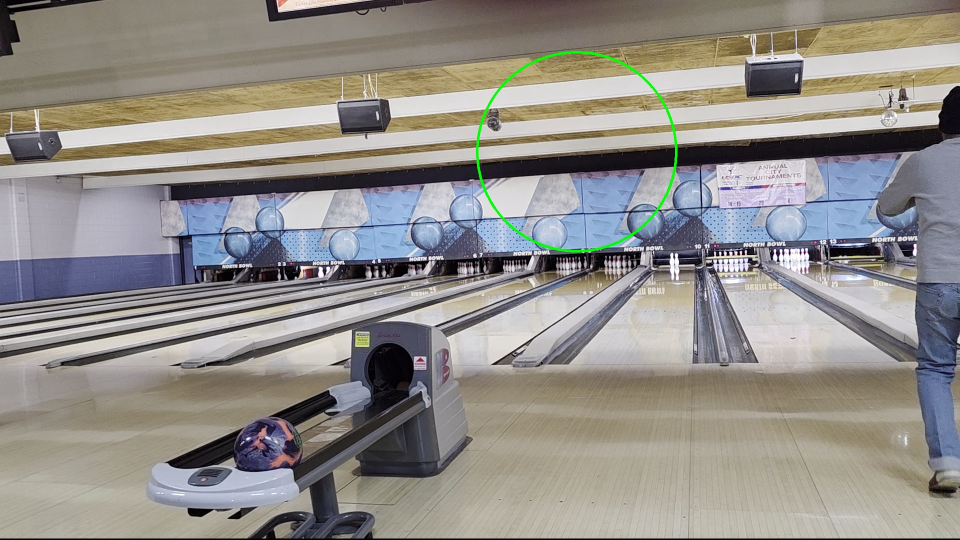
#> input picture backend/outputs/20260123_145635_frame0000_detected.jpg, 1920 x 1080 px (shown at 1/2 size); its folder holds only this picture in this run
$ python adjust_detected_frame.py
#> lines starting #> are read from the running program, lines starting #| are printed output that depends on the picture; after the words box and inside, x2 and y2 are one past the last pixel; in counts of white or black regions, pixels touching at a corner belong together
#> in main, img is the input picture: shape (1080, 1920, 3); mean B, G, R 137.9, 142.3, 145.4
#!/usr/bin/env python3
"""Adjust a detected overlay image by a relative offset.

Finds the green detection overlay in a *_detected.jpg file, computes
an adjusted center by shifting left 10% of radius and down 40% of radius,
and writes an adjusted image with a red circle and crosshair.
"""
import glob
import os
import sys
import cv2
import numpy as np

HERE = os.path.dirname(__file__)
OUT_DIR = os.path.join(HERE, "outputs")


def find_detected_image(path=None):
    if path and os.path.exists(path):
        return path
    # prefer frame0000 if present
    candidates = sorted(glob.glob(os.path.join(OUT_DIR, "*_frame0000_detected.jpg")))
    if candidates:
        return candidates[0]
    # fallback to any *_detected.jpg
    candidates = sorted(glob.glob(os.path.join(OUT_DIR, "*_detected.jpg")))
    return candidates[0] if candidates else None


def find_green_circle(img):
    hsv = cv2.cvtColor(img, cv2.COLOR_BGR2HSV)
#> hsv: shape (1080, 1920, 3); mean H, S, V 61.9, 43.4, 153.1
    # loose green range to catch annotation (may be anti-aliased)
    lower = np.array([40, 40, 40])
    upper = np.array([80, 255, 255])
    mask = cv2.inRange(hsv, lower, upper)
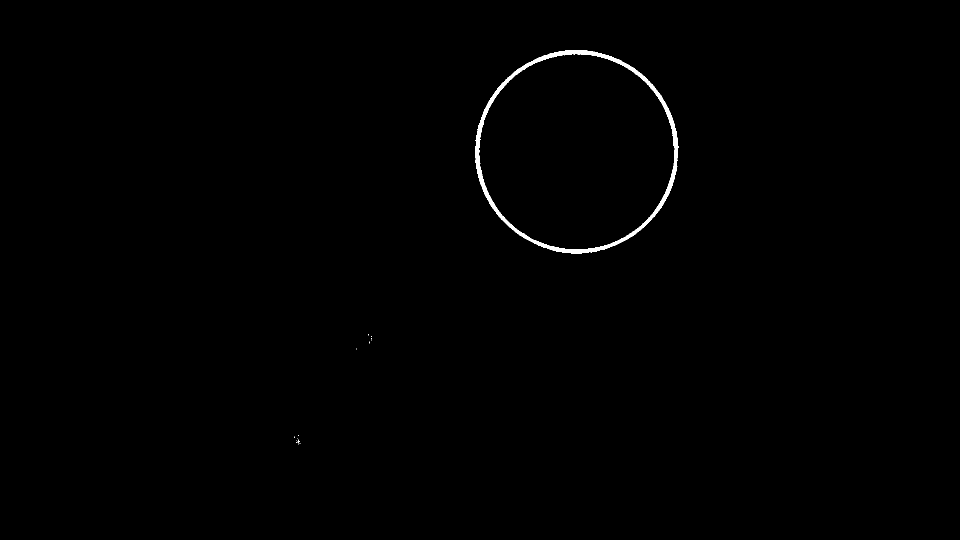
#> mask: shape (1080, 1920) (shown at 1/2 size); 0.43% white; 17 white regions (16 under 20 px), largest, box (x1, y1, x2, y2) and area: (951, 101, 1357, 507) 8954
    kernel = cv2.getStructuringElement(cv2.MORPH_ELLIPSE, (5, 5))
    mask = cv2.morphologyEx(mask, cv2.MORPH_CLOSE, kernel)
#> mask: shape (1080, 1920); 0.44% white; 9 white regions (7 under 20 px)
    contours, _ = cv2.findContours(mask, cv2.RETR_EXTERNAL, cv2.CHAIN_APPROX_SIMPLE)
#> contours = 9 contours, 7 with area under 20; largest, box (x1, y1, x2, y2) and area: (951, 101, 1357, 507) 128214, (592, 877, 600, 890) 24
    if not contours:
        return None
    best = max(contours, key=cv2.contourArea)
#> best = contour of 587 points, box (x1, y1, x2, y2) (951, 101, 1357, 507), area 128214
    ((cx, cy), r) = cv2.minEnclosingCircle(best)
#> cx = 1153; cy = 303; r = 203.3
    return int(cx), int(cy), int(r)


def hough_fallback(img):
    gray = cv2.cvtColor(img, cv2.COLOR_BGR2GRAY)
    gray = cv2.GaussianBlur(gray, (7, 7), 0)
    circles = cv2.HoughCircles(gray, cv2.HOUGH_GRADIENT, dp=1.2, minDist=50, param1=50, param2=30, minRadius=6, maxRadius=600)
    if circles is None:
        return None
    c = circles[0]
    best = max(c, key=lambda x: x[2])
    return int(best[0]), int(best[1]), int(best[2])


def main():
    arg = sys.argv[1] if len(sys.argv) > 1 else None
    img_path = find_detected_image(arg)
    if not img_path:
        print("No detected image found in backend/outputs")
        return
    print("Using:", img_path)
    img = cv2.imread(img_path)
    if img is None:
        print("Failed to read image:", img_path)
        return

    found = find_green_circle(img)
#> found = (1152, 302, 203)
    if not found:
        print("No green overlay found, trying Hough fallback")
        found = hough_fallback(img)
        if not found:
            print("No circle found")
            return

    cx, cy, r = found
#> cx = 1152; cy = 302; r = 203
    # apply offsets: left 10% of radius, down 40% of radius
    dx = -0.10 * r
#> dx = -20.3
    dy = 0.40 * r
#> dy = 81.2
    nx = int(round(cx + dx))
#> nx = 1132
    ny = int(round(cy + dy))
#> ny = 383

    out = img.copy()
    # draw original in green (if present) and adjusted in red
    cv2.circle(out, (int(cx), int(cy)), int(r), (0, 255, 0), 3)
    cv2.circle(out, (nx, ny), int(max(4, r * 0.9)), (0, 0, 255), 3)
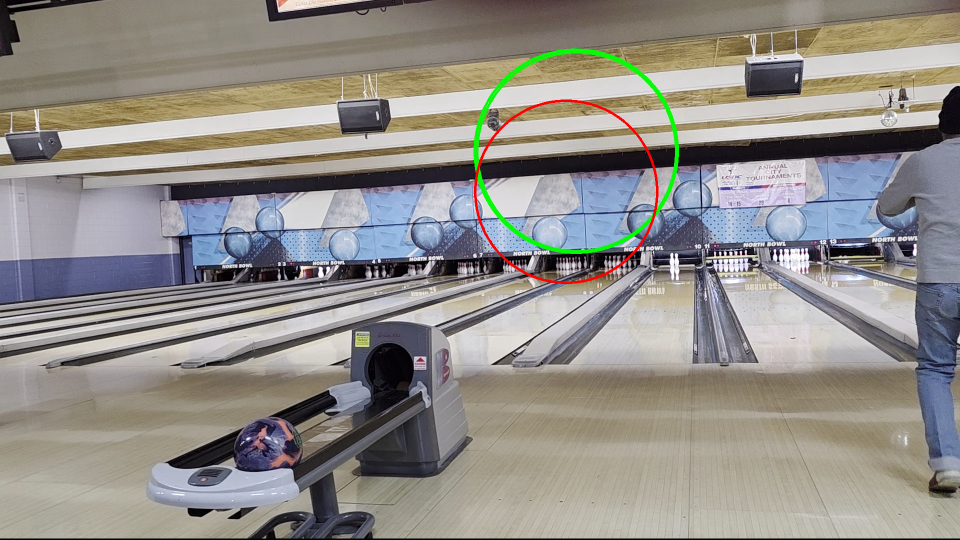
#> out: shape (1080, 1920, 3) (shown at 1/2 size); mean B, G, R 137.1, 142.2, 145.3
    # crosshair
    cv2.line(out, (nx - 10, ny), (nx + 10, ny), (0, 0, 255), 2)
#> out: shape (1080, 1920, 3); under 0.01% of pixels changed, all inside (x1, y1, x2, y2) = (1121, 382, 1144, 385)
    cv2.line(out, (nx, ny - 10), (nx, ny + 10), (0, 0, 255), 2)
#> out: shape (1080, 1920, 3); mean B, G, R 137.1, 142.2, 145.3

    base = os.path.splitext(os.path.basename(img_path))[0]
    out_path = os.path.join(OUT_DIR, f"{base}_adjusted.jpg")
    cv2.imwrite(out_path, out)
    print(f"Wrote adjusted image: {out_path}")
    print(f"Original center: ({cx}, {cy}), r={r}")
#| Original center: (1152, 302), r=203
    print(f"Adjusted center: ({nx}, {ny})")
#| Adjusted center: (1132, 383)


if __name__ == '__main__':
    main()
